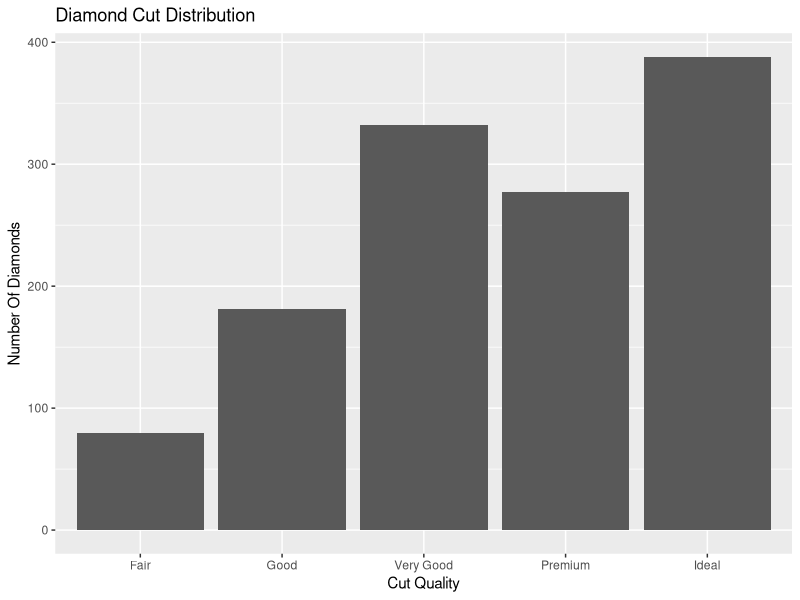
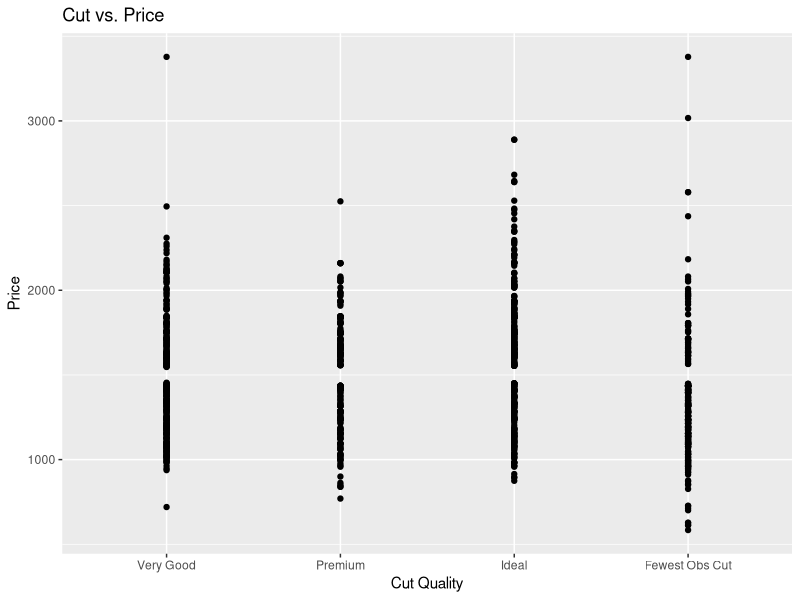
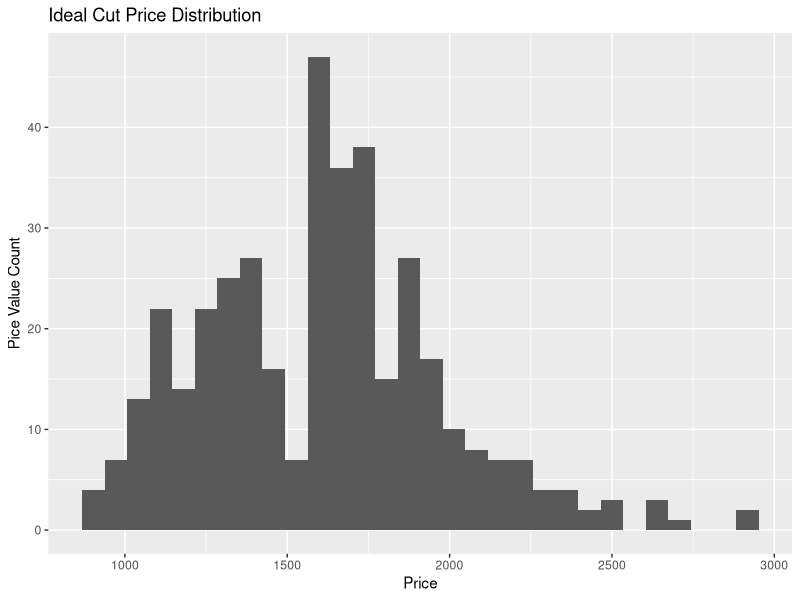
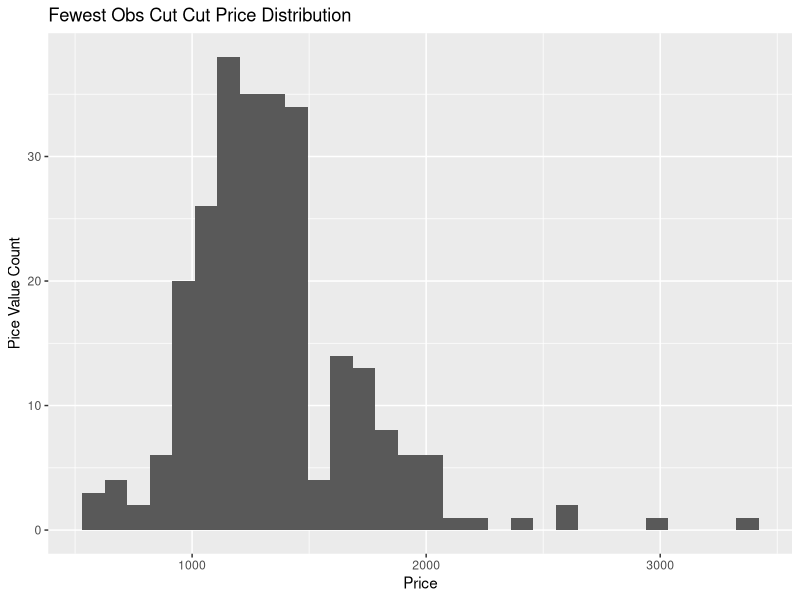
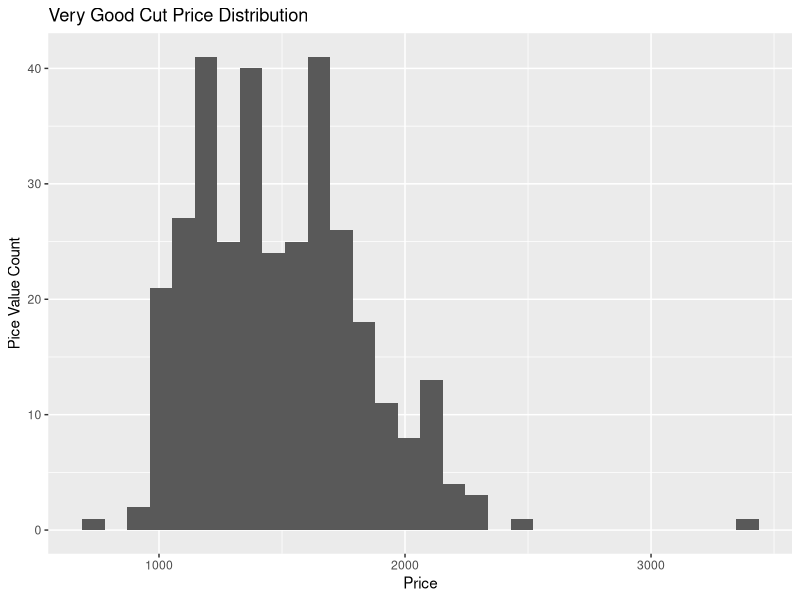
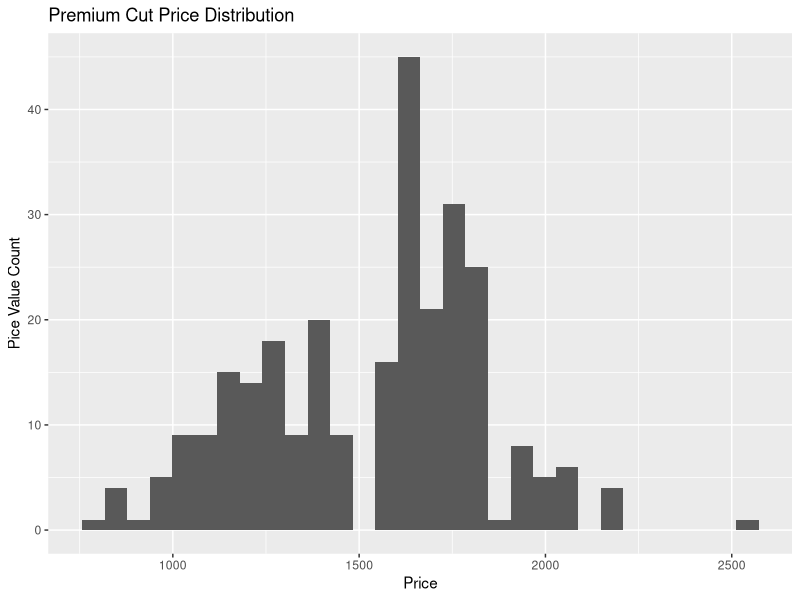
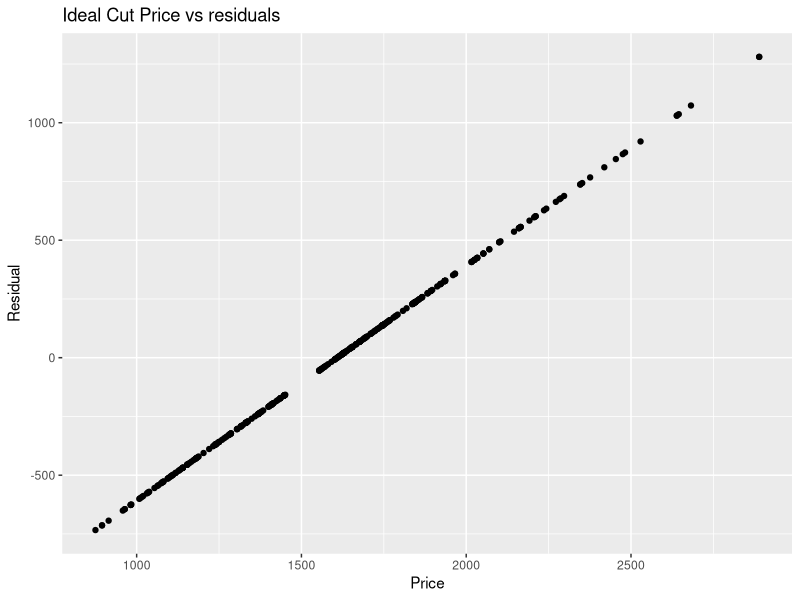
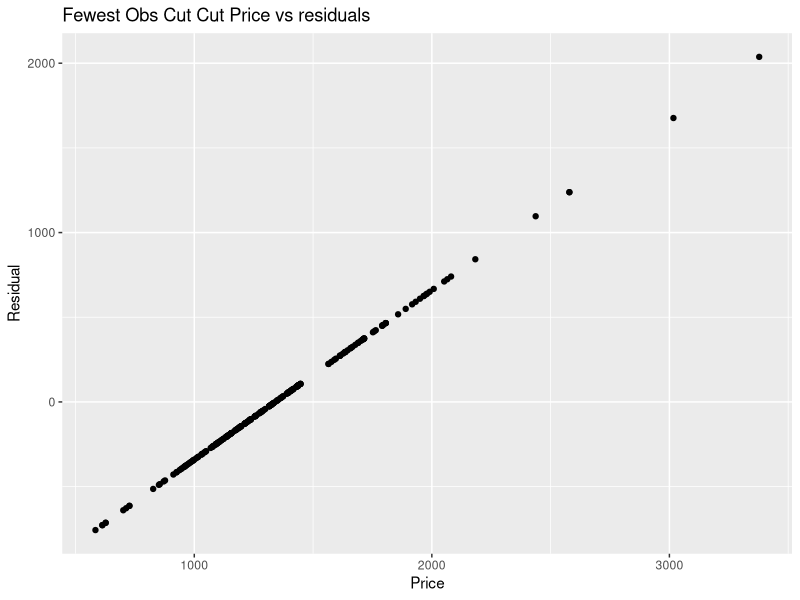

The R script that drew these images, in order:
## ---- chunk 1
knitr::opts_chunk$set(echo = TRUE)
## ---- chunk 2
library(tidyverse)
library(knitr)
library(broom)
## ---- chunk 3
diamondData <- diamonds %>% 
  filter(carat == 0.5)
glimpse(diamondData)
## ---- chunk 4
ggplot(data = diamondData, aes(x =cut)) +
  geom_histogram(stat = "count") +
  labs(x ="Cut Quality",
       y = "Number Of Diamonds", 
       title = "Diamond Cut Distribution")
## ---- chunk 5
combinedData <- diamondData %>%
  mutate(cut = fct_lump_n(cut, n=3,  other_level = "Fewest Obs Cut",))
glimpse(combinedData)
## ---- chunk 6
ggplot(combinedData, aes(x =cut, y= price)) +
  geom_point() + 
  labs(x="Cut Quality",
       y="Price", 
       title="Cut vs. Price")
## ---- chunk 7
combinedData %>%
  group_by(cut) %>%
  summarise(mean = mean(price),sd = sd(price), obsvationCount = n())
## ---- chunk 8
for (i in unique(combinedData$cut)){
  plot<- ggplot(combinedData %>% filter(cut == i), aes(x = price)) +
  geom_histogram() +
  labs(x = "Price", 
       y = "Pice Value Count", 
       title = paste(i,"Cut Price Distribution"))
  print(plot)
}
## ---- chunk 9
reg_model <- lm(price ~ cut, data = combinedData)
  tidy(reg_model) %>% # output model
  kable(digits = 3) # format model output
combinedData<- combinedData %>%
  mutate(resid = residuals(reg_model))

for (i in unique(combinedData$cut)){
  plot<- ggplot(combinedData %>% filter(cut == i), aes(x = price, y=resid)) +
  geom_point() +
  labs(x = "Price", 
       y = "Residual", 
       title = paste(i,"Cut Price vs residuals"))
  print(plot)
}
## ---- chunk 10
reg_model <- lm(price ~ cut, data = combinedData)
kable(anova(reg_model),digits = 3) # format model output
